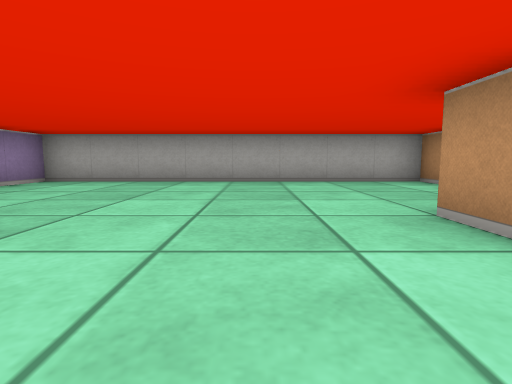
[1] (above)

16 first-person views from a walk through a cub3D level. The camera is about half as high as the walls, tilts 6° down and sees 80° across. The floor is counted in squares. Each view is taken from the middle of a square. On the plan, view 1 faces up. The plan holds only what a view shows up to about 9 squares ahead; the rest is blank.

[2]
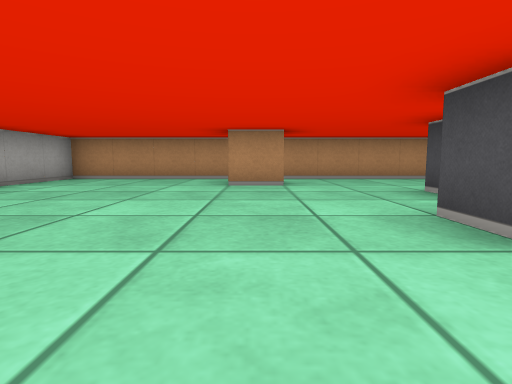

[3]
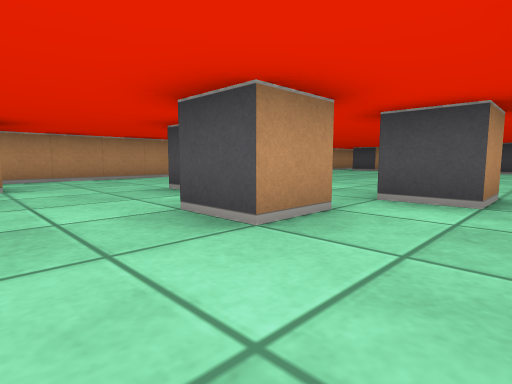

[4]
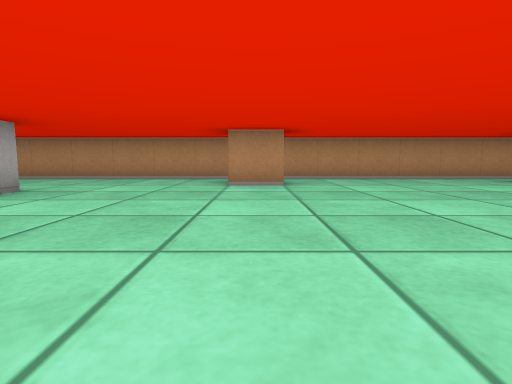

[5]
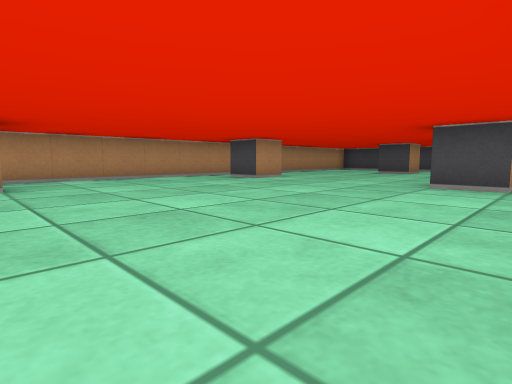

[6]
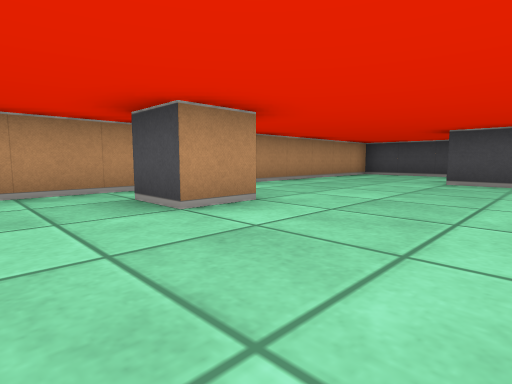

[7]
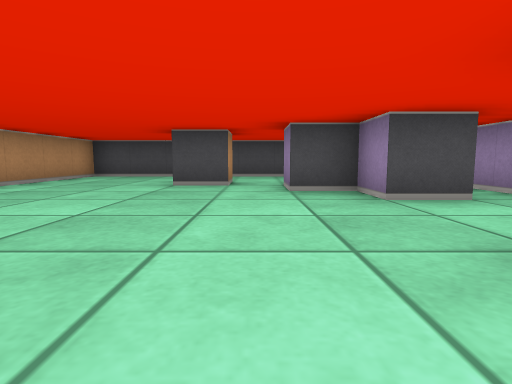

[8]
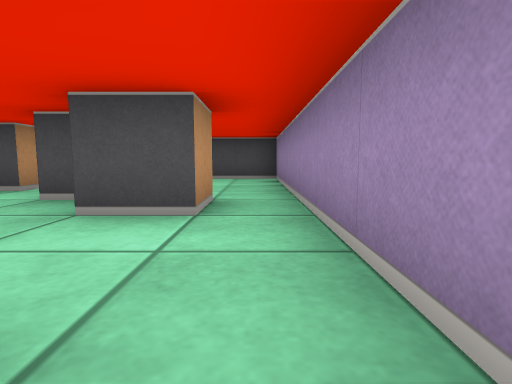

[9]
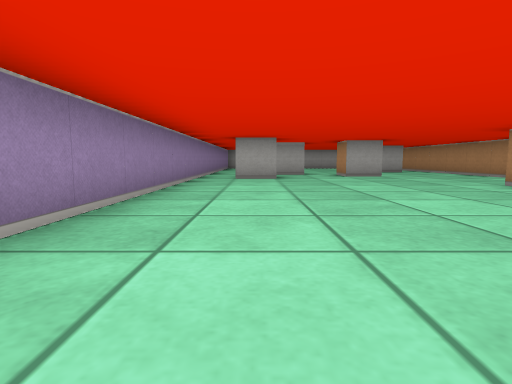

[10]
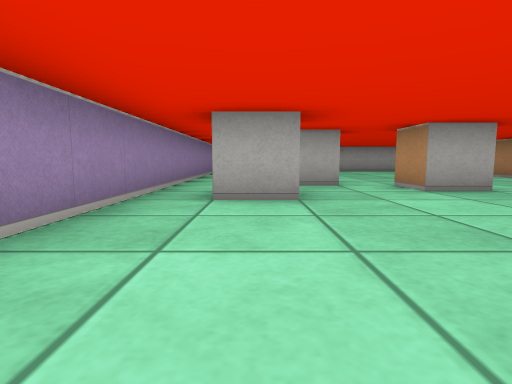

[11]
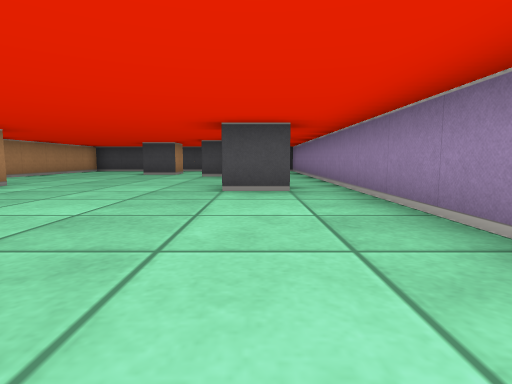

[12]
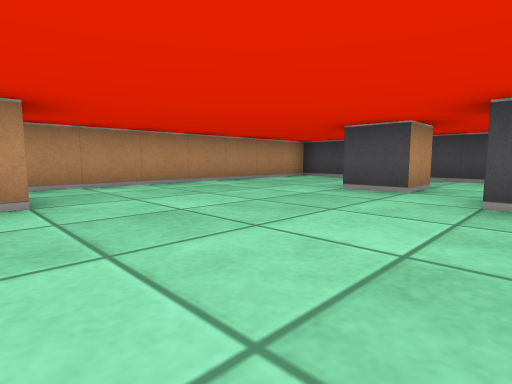

[13]
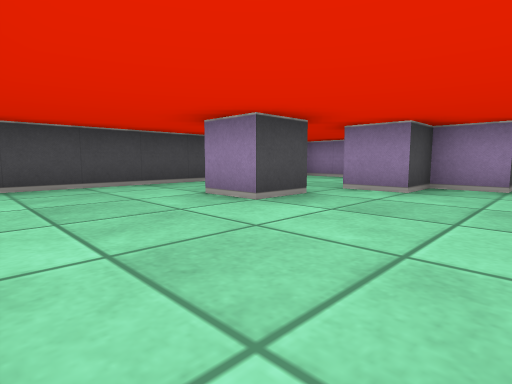

[14]
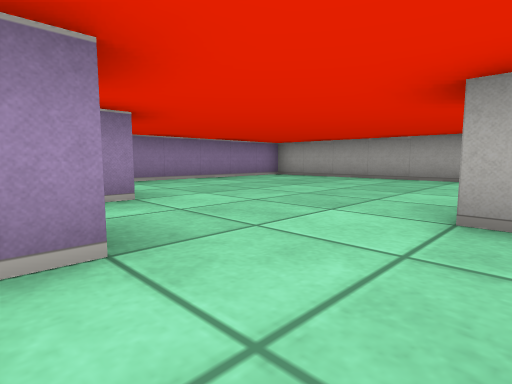

[15]
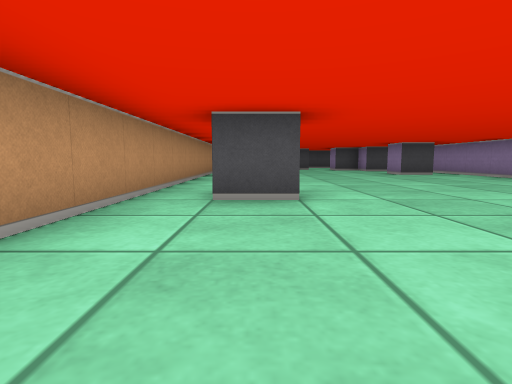

[16]
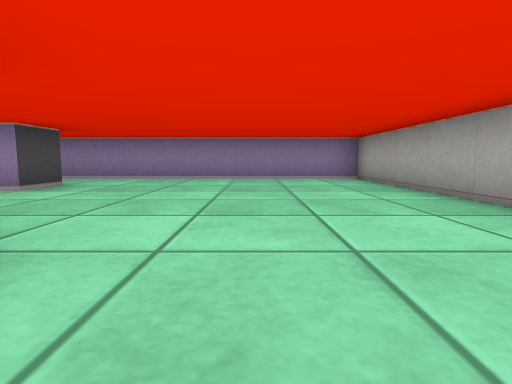

### Floor plan
Points are (right, up) in squares from view 1. A wall is a line through its corners. A room is listed if a view was taken in it or the views show most of it. See-through windows are left out.
Room 1 (views 1, 2, 3, 4, 5, 6, 7, 8, 9, 10, 11, 12, 13, 14, 15, 16)
walls: (1.5, -5.6) (1.5, -4.5) (2.5, -4.5); (-2.4, -2.5) (-3.5, -2.5) (-3.5, -1.5) (-2.5, -1.5); (0.6, -1.5) (-0.5, -1.5) (-0.5, -0.5); (0.5, -0.4) (0.5, -1); (-1.4, -0.5) (-2.2, -0.5); (-3.6, -10.5) (-2.5, -10.5); (1.5, -11.6) (1.5, -10.5) (2.5, -10.5); (-2.5, -0.6) (-2.5, 0.5) (-1.5, 0.5) (-1.5, 0.1); (1.5, 1.4) (1.5, 2.5); (-3.5, -14.5) (-3.5, -13.5) (-2.5, -13.5) (-2.5, -14.5) (-1.5, -14.5) (-1.5, -15.5); (-0.5, -16.5) (-0.5, -15.5) (0.5, -15.5) (0.5, -16.5); (3.5, -18.5) (3.5, 6.5) (-4.5, 6.5) (-4.5, -18.5) (3.5, -18.5)

Where each view was taken, in squares from view 1:
view 1: 0 up, 0 right, facing up
view 2: 2 up, 4 left, facing right
view 3: 2 up, 4 left, facing down-right
view 4: 5 down, 4 left, facing right
view 5: 5 down, 4 left, facing down-right
view 6: 9 down, 1 left, facing down-right
view 7: 10 down, 1 left, facing down
view 8: 11 down, 4 left, facing down
view 9: 10 down, 3 left, facing up
view 10: 6 down, 3 left, facing up
view 11: 6 down, 3 left, facing down
view 12: 11 down, 2 left, facing down-right
view 13: 13 down, 3 right, facing down-left
view 14: 1 down, 2 right, facing up-left
view 15: 1 down, 2 right, facing down
view 16: 4 up, 3 right, facing left
